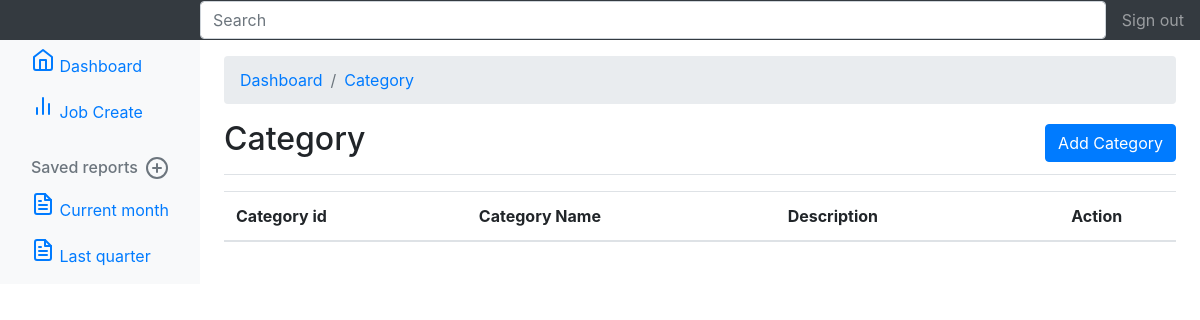
The page /admin/category.php on the database as committed earlier.
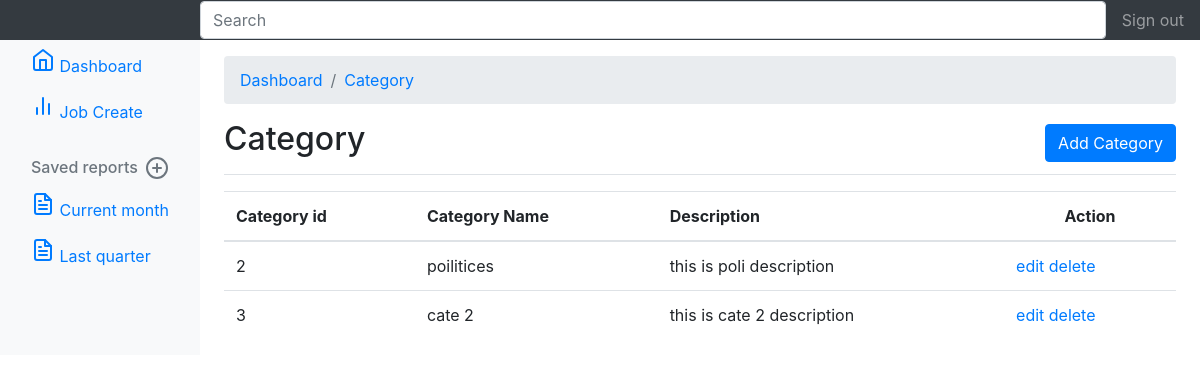
The same page on the database as committed later.
### tables this page shows
CREATE TABLE `job_category` (
  `id` int(111) NOT NULL,
  `category` varchar(111) NOT NULL,
  `des` varchar(111) NOT NULL
);

### admin/category.php (the view, shortened to what this page needs)
<?php include("header.php")?>
<?php include("include\sidebar.php");?>
<?php
  $query="select * from job_category";
  $result=mysqli_query($connection,$query);
?>
<main role="main" class="col-md-9 ml-sm-auto col-lg-10 pt-3 px-4">
        <nav aria-label="breadcrumb">
  <ol class="breadcrumb">
    <li class="breadcrumb-item"><a href="admin_dashboard.php">Dashboard</a></li>
    <li class="breadcrumb-item"><a href="">Category</a></li>
  </ol>
</nav>
          <div class="d-flex justify-content-between flex-wrap flex-md-nowrap align-items-center pb-2 mb-3 border-bottom">
          <h1 class="h2">Category</h1>
           <a href="add_category.php" class="btn btn-primary">Add Category</a>
          </div>
          <table class="table">
  <thead>
    <tr>
      <th scope="col">Category id</th>
      <th scope="col">Category Name</th>
      <th scope="col">Description</th>
      <th scope="col" class="text-center">Action</th>
    </tr>
  </thead>
  <tbody>
    <?php
          while($data=mysqli_fetch_assoc($result)) {
    ?>
    <tr>
      <td><?php echo $data['id'];?></td>
      <td><?php echo $data['category'];?></td>
      <td><?php echo $data['des'];?></td>
      <td><a href="edit_category.php?uid=<?php echo $data['id'];?>">edit</a>
      <a href="category.php?did=<?php echo $data['id'];?>">delete</a></td>
     <?php }
    ; ?>
  </tbody>
</table>
          </div>
      </div>
<?php include("footer.php")?>

### admin/header.php (shortened to what this page needs)
<!DOCTYPE html>
<html lang="en">
<head>
    <link rel="stylesheet" href="bootstrap\css\bootstrap.min.css">
    <link rel="stylesheet" href="css\login.css">
    <link rel="stylesheet" href="css\table.css">
</head>

### admin/include/sidebar.php (shortened to what this page needs)
<?php
 $query="select * from admin_login where admin_email='{$_SESSION['admin_email']}' and admin_type='1'";
$result=mysqli_query($connection,$query);
$raw=mysqli_num_rows($result);
if($raw>0){
?>
<nav class="navbar navbar-dark sticky-top bg-dark flex-md-nowrap p-0">
      <a class="navbar-brand col-sm-3 col-md-2 mr-0" href="#"><?php  echo $_SESSION['admin_email']; ?></a>
      <input class="form-control form-control-dark w-100" type="text" placeholder="Search" aria-label="Search">
      <ul class="navbar-nav px-3">
        <li class="nav-item text-nowrap">
          <a class="nav-link" href="admin_logout.php">Sign out</a>
        </li>
      </ul>
    </nav>
    <div class="container-fluid">
      <div class="row">
        <nav class="col-md-2 d-none d-md-block bg-light sidebar">
          <div class="sidebar-sticky">
            <ul class="nav flex-column">
              <li class="nav-item">
                <a class="nav-link active" href="admin_dashboard.php">
                  <span data-feather="home"></span>
                  Dashboard <span class="sr-only">(current)</span>
                </a>
              </li>
              <li class="nav-item">
                <a class="nav-link" href="#">
                  <span data-feather="file"></span>
                  Orders
                </a>
              </li>
              <li class="nav-item">
                <a class="nav-link" href="#">
                  <span data-feather="shopping-cart"></span>
                  Products
                </a>
              </li>
              <li class="nav-item">
                <a class="nav-link" href="customers.php">
                  <span data-feather="users"></span>
                  Customers
                </a>
              </li>
              <li class="nav-item">
                <a class="nav-link" href="job_create.php">
                  <span data-feather="bar-chart-2"></span>
                  Job Create
                </a>
              </li>
              <li class="nav-item">
                <a class="nav-link" href="create_company.php">
                  <span data-feather="layers"></span>
                  Company
                </a>
              </li>
            </ul>
            <h6 class="sidebar-heading d-flex justify-content-between align-items-center px-3 mt-4 mb-1 text-muted">
              <span>Saved reports</span>
              <a class="d-flex align-items-center text-muted" href="#">
                <span data-feather="plus-circle"></span>
              </a>
            </h6>
            <ul class="nav flex-column mb-2">
              <li class="nav-item">
                <a class="nav-link" href="category.php">
                  <span data-feather="file-text"></span>
                  Category
                </a>
              </li>
              <li class="nav-item">
                <a class="nav-link" href="#">
                  <span data-feather="file-text"></span>
                  Last quarter
                </a>
              </li>
              <li class="nav-item">
                <a class="nav-link" href="#">
                  <span data-feather="file-text"></span>
                  Social engagement
                </a>
              </li>
              <li class="nav-item">
                <a class="nav-link" href="#">
                  <span data-feather="file-text"></span>
                  Year-end sale
                </a>
              </li>
            </ul>
          </div>
        </nav>
 <?php }
else{ ?>
<nav class="navbar navbar-dark sticky-top bg-dark flex-md-nowrap p-0">
      <a class="navbar-brand col-sm-3 col-md-2 mr-0" href="#"><?php  echo $_SESSION['admin_email']; ?></a>
      <input class="form-control form-control-dark w-100" type="text" placeholder="Search" aria-label="Search">
      <ul class="navbar-nav px-3">
        <li class="nav-item text-nowrap">
          <a class="nav-link" href="admin_logout.php">Sign out</a>
        </li>
      </ul>
    </nav>
    <div class="container-fluid">
      <div class="row">
        <nav class="col-md-2 d-none d-md-block bg-light sidebar">
          <div class="sidebar-sticky">
            <ul class="nav flex-column">
              <li class="nav-item">
                <a class="nav-link active" href="admin_dashboard.php">
                  <span data-feather="home"></span>
                  Dashboard <span class="sr-only">(current)</span>
                </a>
              </li>
              <li class="nav-item">
                <a class="nav-link" href="job_create.php">
                  <span data-feather="bar-chart-2"></span>
                  Job Create
                </a>
              </li>
            </ul>
            <h6 class="sidebar-heading d-flex justify-content-between align-items-center px-3 mt-4 mb-1 text-muted">
              <span>Saved reports</span>
              <a class="d-flex align-items-center text-muted" href="#">
                <span data-feather="plus-circle"></span>
              </a>
            </h6>
            <ul class="nav flex-column mb-2">
              <li class="nav-item">
                <a class="nav-link" href="#">
                  <span data-feather="file-text"></span>
                  Current month
                </a>
              </li>
              <li class="nav-item">
                <a class="nav-link" href="#">
                  <span data-feather="file-text"></span>
                  Last quarter
                </a>
              </li>
            </ul>
          </div>
        </nav>
<?php }?>

### admin/footer.php (shortened to what this page needs)
</body>
</html>

### admin/css/table.css (style rules this page uses)
:root { --dt-row-selected: 13, 110, 253; --dt-row-selected-text: 255, 255, 255; --dt-row-selected-link: 9, 10, 11; --dt-row-stripe: 0, 0, 0; --dt-row-hover: 0, 0, 0; --dt-column-ordering: 0, 0, 0; --dt-html-background: white }

Rows that differ between the two databases and show on the page:
added job_category: id "2", category "poilitices", des "this is poli description"
added job_category: id "3", category "cate 2", des "this is cate 2 description"
